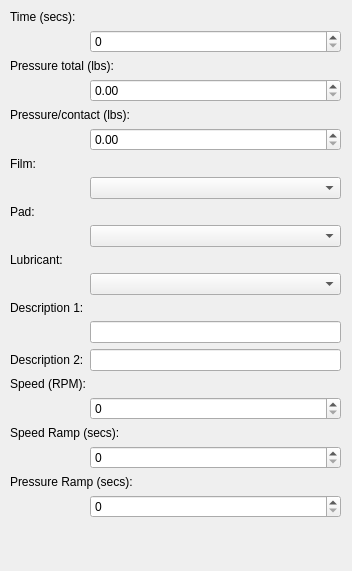
<?xml version="1.0" encoding="UTF-8"?>
<ui version="4.0">
 <class>Form</class>
 <widget class="QWidget" name="Form">
  <property name="geometry">
   <rect>
    <x>0</x>
    <y>0</y>
    <width>352</width>
    <height>571</height>
   </rect>
  </property>
  <property name="windowTitle">
   <string>Form</string>
  </property>
  <widget class="QWidget" name="">
   <property name="geometry">
    <rect>
     <x>10</x>
     <y>10</y>
     <width>331</width>
     <height>551</height>
    </rect>
   </property>
   <layout class="QFormLayout" name="formLayout">
    <item row="0" column="0" colspan="2">
     <widget class="QLabel" name="lbl_step_time">
      <property name="text">
       <string>Time (secs):</string>
      </property>
     </widget>
    </item>
    <item row="2" column="1">
     <widget class="QSpinBox" name="time"/>
    </item>
    <item row="3" column="0" colspan="2">
     <widget class="QLabel" name="lbl_step_pressure">
      <property name="text">
       <string>Pressure total (lbs):</string>
      </property>
     </widget>
    </item>
    <item row="5" column="1">
     <widget class="QDoubleSpinBox" name="pressure"/>
    </item>
    <item row="6" column="0" colspan="2">
     <widget class="QLabel" name="lbl_step_pressure_2">
      <property name="text">
       <string>Pressure/contact (lbs):</string>
      </property>
     </widget>
    </item>
    <item row="8" column="1">
     <widget class="QDoubleSpinBox" name="pressure_per_contact"/>
    </item>
    <item row="9" column="0" colspan="2">
     <widget class="QLabel" name="lbl_step_film">
      <property name="text">
       <string>Film:</string>
      </property>
     </widget>
    </item>
    <item row="11" column="1">
     <widget class="QComboBox" name="cbo_film"/>
    </item>
    <item row="12" column="0" colspan="2">
     <widget class="QLabel" name="lbl_step_pad">
      <property name="text">
       <string>Pad:</string>
      </property>
     </widget>
    </item>
    <item row="14" column="1">
     <widget class="QComboBox" name="cbo_Pad"/>
    </item>
    <item row="15" column="0" colspan="2">
     <widget class="QLabel" name="lbl_step_lubricant">
      <property name="text">
       <string>Lubricant:</string>
      </property>
     </widget>
    </item>
    <item row="17" column="1">
     <widget class="QComboBox" name="cbo_lubricant"/>
    </item>
    <item row="18" column="0" colspan="2">
     <widget class="QLabel" name="lbl_step_desc1">
      <property name="text">
       <string>Description 1:</string>
      </property>
     </widget>
    </item>
    <item row="19" column="1">
     <widget class="QLineEdit" name="desc1"/>
    </item>
    <item row="21" column="0">
     <widget class="QLabel" name="lbl_step_desc2">
      <property name="text">
       <string>Description 2:</string>
      </property>
     </widget>
    </item>
    <item row="21" column="1">
     <widget class="QLineEdit" name="desc2"/>
    </item>
    <item row="24" column="0" colspan="2">
     <widget class="QLabel" name="lbl_step_speed">
      <property name="text">
       <string>Speed (RPM):</string>
      </property>
     </widget>
    </item>
    <item row="26" column="1">
     <widget class="QSpinBox" name="speed"/>
    </item>
    <item row="27" column="0" colspan="2">
     <widget class="QLabel" name="lbl_step_speed_ramp">
      <property name="text">
       <string>Speed Ramp (secs):</string>
      </property>
     </widget>
    </item>
    <item row="29" column="1">
     <widget class="QSpinBox" name="speed_ramp"/>
    </item>
    <item row="30" column="0" colspan="2">
     <widget class="QLabel" name="lbl_step_pressure_ramp">
      <property name="text">
       <string>Pressure Ramp (secs):</string>
      </property>
     </widget>
    </item>
    <item row="32" column="1">
     <widget class="QSpinBox" name="pressure_ramp"/>
    </item>
   </layout>
  </widget>
 </widget>
 <resources/>
 <connections/>
</ui>
